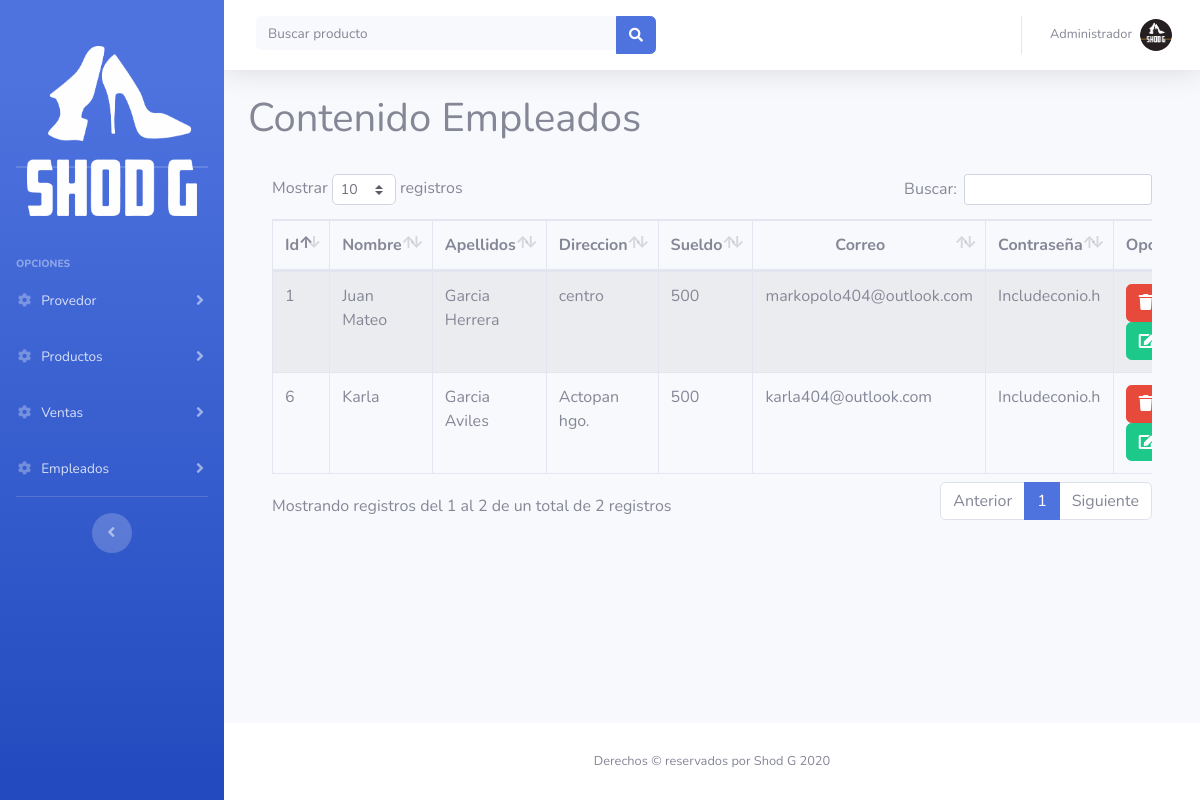
Page /Frontend/Empleados.php on the committed database.
### tables this page shows
CREATE TABLE `empleados` (
  `Clave_empleado` int(11) NOT NULL,
  `Nombre_em` varchar(100) NOT NULL,
  `Apellidos` varchar(100) NOT NULL,
  `Direccion_em` varchar(100) NOT NULL,
  `Sueldo_em` varchar(100) NOT NULL,
  `Nombre_Usuario` varchar(100) NOT NULL,
  `Contrasena` varchar(50) NOT NULL
);

### Frontend/Empleados.php (the view, shortened to what this page needs)
<?php require_once "vistas/parte_superior.php"?>
<?php
include_once "../Backend/bd/conexion2.php";
$sentencia = $base_de_datos->query("SELECT * FROM empleados;");
$mostrarr = $sentencia->fetchAll(PDO::FETCH_OBJ);
?>
<div class="container">
    <h1>Contenido Empleados</h1>
    <br>
<div class="container">
        <div class="row">
                <div class="col-lg-12">
                    <div class="table-responsive">
                        <table id="example" class="table table-striped table-bordered" style="width:100%">
                        <thead class="text-center">
                            <tr>
                                <th>Id</th>
                                <th>Nombre</th>
                                <th>Apellidos</th>
                                <th>Direccion</th>
                                <th>Sueldo</th>
                                <th>Correo</th>
                                <th>Contraseña</th>
                                <th>Opcion</th>
                            </tr>
                        </thead>
                        <tbody>
                                 <?php   foreach ($mostrarr as $mostrar) { ?>
                                <tr>
                                    <td><?php echo $mostrar->Clave_empleado ?></td>
                                    <td><?php echo $mostrar->Nombre_em ?></td>
                                    <td><?php echo $mostrar->Apellidos ?></td>
                                    <td><?php echo $mostrar->Direccion_em ?></td>
                                    <td><?php echo $mostrar->Sueldo_em ?></td>
                                    <td><?php echo $mostrar->Nombre_Usuario ?></td>
                                    <td><?php echo $mostrar->Contrasena ?></td>
                                    <?php echo "<td> <a href='../Backend/bd/eliminar_empleado.php?no=".$mostrar->Clave_empleado."''><button type='button' class='btn btn-danger'><i class='fa fa-trash'></i></button></a>
                                        <a href='Empleados_editar.php?no=".$mostrar->Clave_empleado."''><button type='button' class='btn btn-success'><i class='fa fa-edit'></i></button></a></td>"; ?>
                                </tr>
                                <?php } ?>
                        </tbody>
                       </table>
                    </div>
                </div>
        </div>
    </div>
</div>
<?php require_once "vistas/parte_inferior.php"?>

### rows in the picture
empleados: Clave_empleado "1", Nombre_em "Juan Mateo", Apellidos "Garcia Herrera", Direccion_em "centro", Sueldo_em "500", Nombre_Usuario "markopolo404@outlook.com", Contrasena "Includeconio.h"
empleados: Clave_empleado "6", Nombre_em "Karla", Apellidos "Garcia Aviles", Direccion_em "Actopan hgo.", Sueldo_em "500", Nombre_Usuario "karla404@outlook.com", Contrasena "Includeconio.h"
